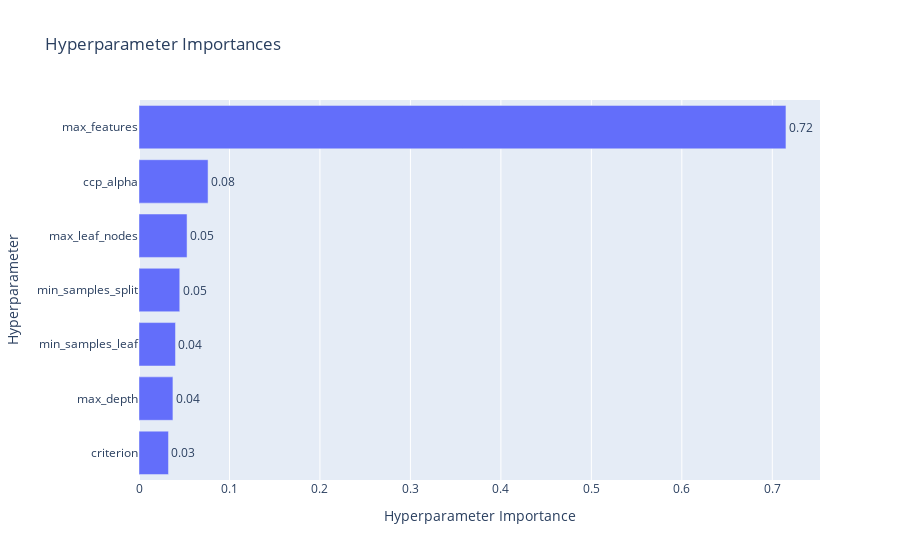

Write notebook code for a chart like this one.
### Code cell
visualizations['param_importances']

### Figure 1 — Plotly figure (JSON) as saved in the notebook; plotly's stock layout.template omitted (floating-point values rounded to 4 significant figures)
{"data": [{"cliponaxis": false, "hovertemplate": ["criterion (CategoricalDistribution): 0.0325842805117681<extra></extra>", "max_depth (IntDistribution): 0.03750401186432914<extra></extra>", "min_samples_leaf (IntDistribution): 0.040335777554716214<extra></extra>", "min_samples_split (IntDistribution): 0.045039229001927826<extra></extra>", "max_leaf_nodes (IntDistribution): 0.05311612385018052<extra></extra>", "ccp_alpha (FloatDistribution): 0.07633409549073923<extra></extra>", "max_features (CategoricalDistribution): 0.7150864817263389<extra></extra>"], "name": "Objective Value", "orientation": "h", "text": ["0.03", "0.04", "0.04", "0.05", "0.05", "0.08", "0.72"], "textposition": "outside", "type": "bar", "x": [0.03258, 0.0375, 0.04034, 0.04504, 0.05312, 0.07633, 0.7151], "y": ["criterion", "max_depth", "min_samples_leaf", "min_samples_split", "max_leaf_nodes", "ccp_alpha", "max_features"]}], "layout": {"title": {"text": "Hyperparameter Importances"}, "xaxis": {"title": {"text": "Hyperparameter Importance"}}, "yaxis": {"title": {"text": "Hyperparameter"}}}}
